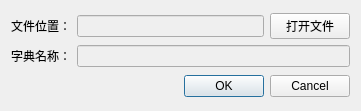
<?xml version="1.0" encoding="UTF-8"?>
<ui version="4.0">
 <class>CreateDictDialog</class>
 <widget class="QDialog" name="CreateDictDialog">
  <property name="geometry">
   <rect>
    <x>0</x>
    <y>0</y>
    <width>361</width>
    <height>111</height>
   </rect>
  </property>
  <property name="windowTitle">
   <string>Dialog</string>
  </property>
  <layout class="QVBoxLayout" name="verticalLayout">
   <item>
    <layout class="QVBoxLayout" name="verticalLayout_2">
     <item>
      <layout class="QHBoxLayout" name="horizontalLayout_3">
       <item>
        <widget class="QLabel" name="label_2">
         <property name="text">
          <string>文件位置：</string>
         </property>
        </widget>
       </item>
       <item>
        <widget class="QLineEdit" name="path">
         <property name="enabled">
          <bool>false</bool>
         </property>
        </widget>
       </item>
       <item>
        <widget class="QPushButton" name="openFile">
         <property name="text">
          <string>打开文件</string>
         </property>
        </widget>
       </item>
      </layout>
     </item>
     <item>
      <layout class="QHBoxLayout" name="horizontalLayout_2">
       <item>
        <widget class="QLabel" name="label">
         <property name="text">
          <string>字典名称：</string>
         </property>
        </widget>
       </item>
       <item>
        <widget class="QLineEdit" name="name">
         <property name="enabled">
          <bool>false</bool>
         </property>
        </widget>
       </item>
      </layout>
     </item>
    </layout>
   </item>
   <item>
    <widget class="QDialogButtonBox" name="buttonBox">
     <property name="orientation">
      <enum>Qt::Horizontal</enum>
     </property>
     <property name="standardButtons">
      <set>QDialogButtonBox::Cancel|QDialogButtonBox::Ok</set>
     </property>
    </widget>
   </item>
  </layout>
 </widget>
 <resources/>
 <connections>
  <connection>
   <sender>buttonBox</sender>
   <signal>rejected()</signal>
   <receiver>CreateDictDialog</receiver>
   <slot>reject()</slot>
   <hints>
    <hint type="sourcelabel">
     <x>316</x>
     <y>260</y>
    </hint>
    <hint type="destinationlabel">
     <x>286</x>
     <y>274</y>
    </hint>
   </hints>
  </connection>
 </connections>
</ui>
